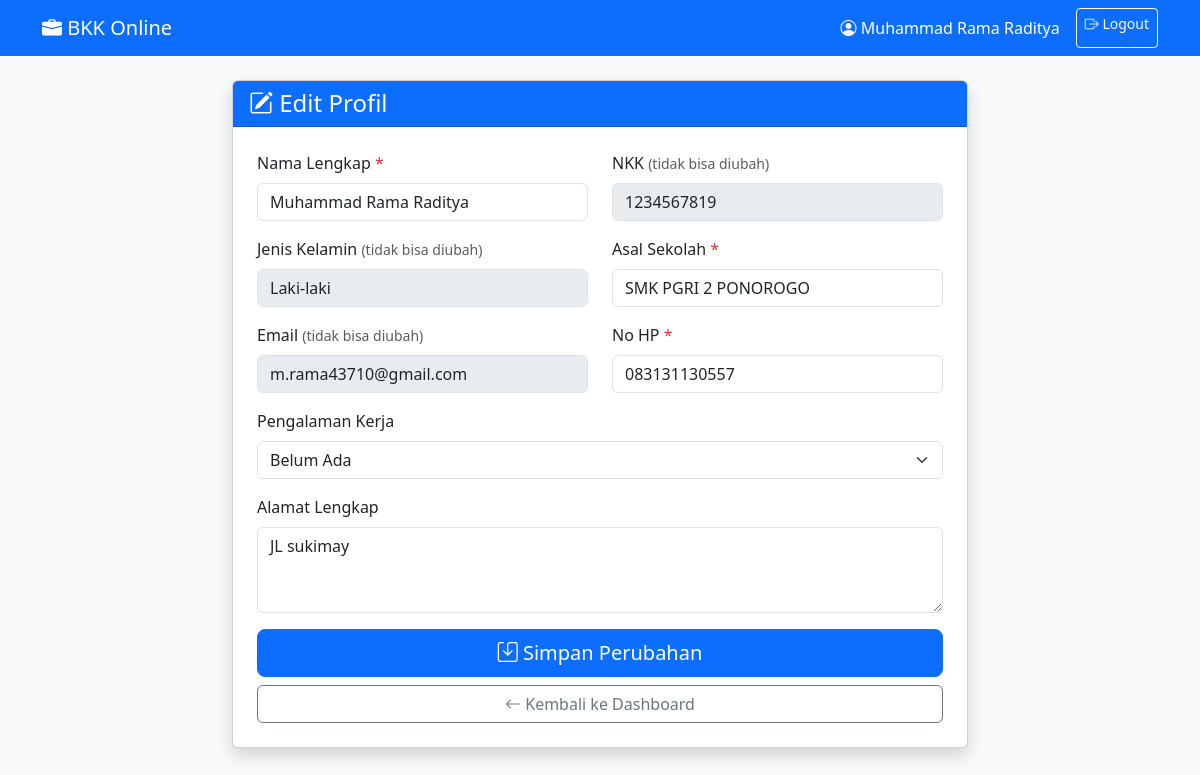
Screenshot of /edit_profil.php (signed in) with the database file from the repository.
### tables this page shows
CREATE TABLE `pendaftar` (
  `id` int(11) NOT NULL,
  `nama` varchar(100) DEFAULT NULL,
  `nkk` varchar(20) DEFAULT NULL,
  `jenis_kelamin` varchar(10) DEFAULT NULL,
  `asal_sekolah` varchar(100) DEFAULT NULL,
  `email` varchar(100) DEFAULT NULL,
  `no_hp` varchar(20) DEFAULT NULL,
  `pengalaman` varchar(20) DEFAULT NULL,
  `alamat` text DEFAULT NULL,
  `password` varchar(255) DEFAULT NULL
);

### edit_profil.php (the view, shortened to what this page needs)
<?php
require_once 'config/koneksi.php';
$stmt = $pdo->prepare("SELECT * FROM pendaftar WHERE id = ?");
$stmt->execute([$_SESSION['user_id']]);
$user = $stmt->fetch();
?>
<!DOCTYPE html>
<html lang="id">
<head>
    <link href="https://cdn.jsdelivr.net/npm/bootstrap@5.3.0/dist/css/bootstrap.min.css" rel="stylesheet">
    <link href="https://cdn.jsdelivr.net/npm/bootstrap-icons@1.10.0/font/bootstrap-icons.css" rel="stylesheet">
</head>
<body class="bg-light">
    <nav class="navbar navbar-expand-lg navbar-dark bg-primary">
        <div class="container">
            <a class="navbar-brand" href="dashboard.php">
                <i class="bi bi-briefcase-fill"></i> BKK Online
            </a>
            <div class="d-flex">
                <span class="navbar-text text-white me-3">
                    <i class="bi bi-person-circle"></i> <?= htmlspecialchars($user['nama']) ?>
                </span>
                <a href="logout.php" class="btn btn-outline-light btn-sm">
                    <i class="bi bi-box-arrow-right"></i> Logout
                </a>
            </div>
        </div>
    </nav>
    <div class="container mt-4 mb-5">
        <div class="row justify-content-center">
            <div class="col-lg-8">
                <div class="card shadow">
                    <div class="card-header bg-primary text-white">
                        <h4 class="mb-0"><i class="bi bi-pencil-square"></i> Edit Profil</h4>
                    </div>
                    <div class="card-body p-4">
                        <form method="POST" action="">
                            <div class="row">
                                <div class="col-md-6 mb-3">
                                    <label class="form-label">Nama Lengkap <span class="text-danger">*</span></label>
                                    <input type="text" name="nama" class="form-control" value="<?= htmlspecialchars($user['nama']) ?>" required>
                                </div>
                                <div class="col-md-6 mb-3">
                                    <label class="form-label">NKK <small class="text-muted">(tidak bisa diubah)</small></label>
                                    <input type="text" class="form-control" value="<?= htmlspecialchars($user['nkk']) ?>" disabled>
                                </div>
                            </div>
                            <div class="row">
                                <div class="col-md-6 mb-3">
                                    <label class="form-label">Jenis Kelamin <small class="text-muted">(tidak bisa diubah)</small></label>
                                    <input type="text" class="form-control" value="<?= htmlspecialchars($user['jenis_kelamin']) ?>" disabled>
                                </div>
                                <div class="col-md-6 mb-3">
                                    <label class="form-label">Asal Sekolah <span class="text-danger">*</span></label>
                                    <input type="text" name="asal_sekolah" class="form-control" value="<?= htmlspecialchars($user['asal_sekolah']) ?>" required>
                                </div>
                            </div>
                            <div class="row">
                                <div class="col-md-6 mb-3">
                                    <label class="form-label">Email <small class="text-muted">(tidak bisa diubah)</small></label>
                                    <input type="email" class="form-control" value="<?= htmlspecialchars($user['email']) ?>" disabled>
                                </div>
                                <div class="col-md-6 mb-3">
                                    <label class="form-label">No HP <span class="text-danger">*</span></label>
                                    <input type="text" name="no_hp" class="form-control" value="<?= htmlspecialchars($user['no_hp']) ?>" required>
                                </div>
                            </div>
                            <div class="mb-3">
                                <label class="form-label">Pengalaman Kerja</label>
                                <select name="pengalaman" class="form-select">
                                    <option value="Belum Ada" <?= $user['pengalaman'] == 'Belum Ada' ? 'selected' : '' ?>>Belum Ada</option>
                                </select>
                            </div>
                            <div class="mb-3">
                                <label class="form-label">Alamat Lengkap</label>
                                <textarea name="alamat" class="form-control" rows="3"><?= htmlspecialchars($user['alamat']) ?></textarea>
                            </div>
                            <div class="d-grid gap-2">
                                <button type="submit" class="btn btn-primary btn-lg">
                                    <i class="bi bi-save"></i> Simpan Perubahan
                                </button>
                                <a href="dashboard.php" class="btn btn-outline-secondary">
                                    <i class="bi bi-arrow-left"></i> Kembali ke Dashboard
                                </a>
                            </div>
                        </form>
                    </div>
                </div>
            </div>
        </div>
    </div>
</body>
</html>

### rows the page displays
pendaftar: nama "Muhammad Rama Raditya", nkk "1234567819", jenis_kelamin "Laki-laki", asal_sekolah "SMK PGRI 2 PONOROGO", email "m.rama43710@gmail.com", no_hp "083131130557", pengalaman "Belum Ada", alamat "JL sukimay"
